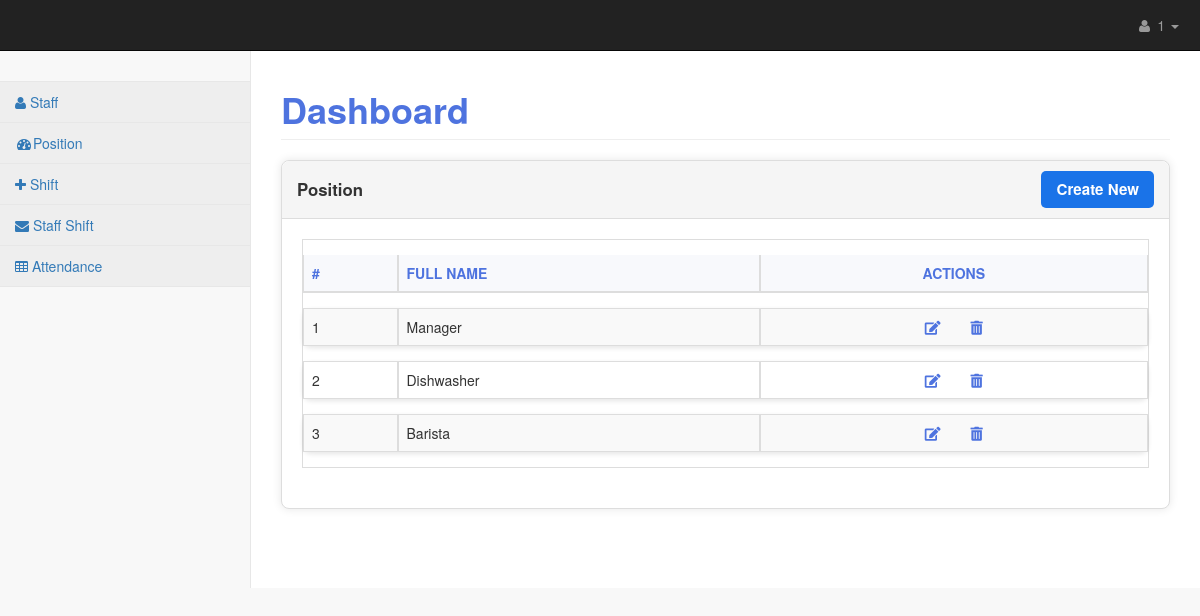
/position/list/ (signed in), run on an earlier commit of the app's database.
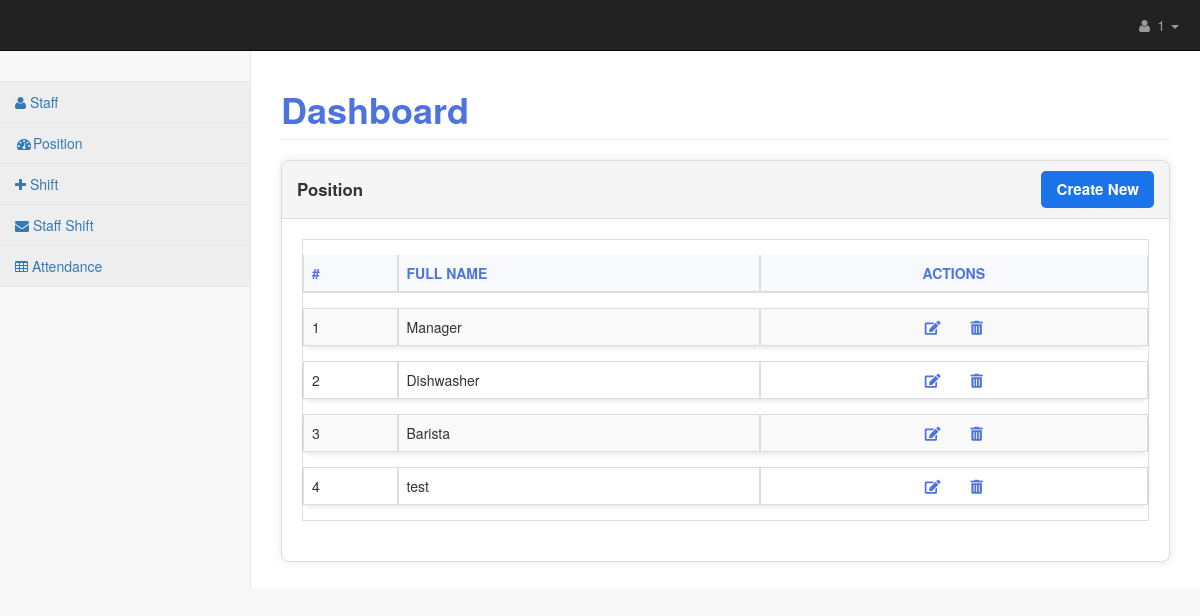
And on a later commit of the database.
### main/models.py (models this page shows, shortened)
class Position(models.Model):
    name = models.CharField(max_length=100)

### main/position/views.py (the view)
# urls.py: path('list/', views.list, name='position_list' ),
@login_required(login_url='login')
def list(request):
    position=models.Position.objects.all()
    context = {
        'positions':position
    }
    return render(request,'dashboard/position/list.html', context)

### templates/dashboard/position/list.html (shortened to what this page needs)
{% extends 'base.html' %}
{% block content %}
<div id="page-wrapper">
    <div class="row">
        <div class="col-lg-12">
            <h1 class="page-header">Dashboard</h1>
        </div>
        <div class="col-lg-12">
            <div class="panel panel-default">
                <div class="panel-heading">
                    Position
                    <a href="{% url 'position_create' %}" class="btn-create">Create New</a>
                </div>
                <div class="panel-body">
                    <div class="dataTable_wrapper">
                        <table class="table table-striped table-bordered table-hover" id="dataTables-example">
                            <thead>
                                <tr>
                                    <th>#</th>
                                    <th>Full Name</th>
                                    <th class="center-actions">Actions</th>
                                </tr>
                            </thead>
                            <tbody>
                                {% for position in positions %}
                                <tr class="gradeU">
                                    <td>{{ forloop.counter }}</td>
                                    <td>{{ position.name }}</td>
                                    <td class="center-actions">
                                        <a href="{% url 'position_update' position.id %}" title="Edit"><i class="fas fa-edit"></i></a>
                                        <a href="{% url 'position_delete' position.id %}" title="Delete"><i class="fas fa-trash-alt"></i></a>
                                    </td>
                                </tr>
                                {% endfor %}
                            </tbody>
                        </table>
                    </div>
                </div>
            </div>
        </div>
    </div>
</div>
{% endblock %}

What changed in the data, as far as the page shows it:
added Position: name "test"
